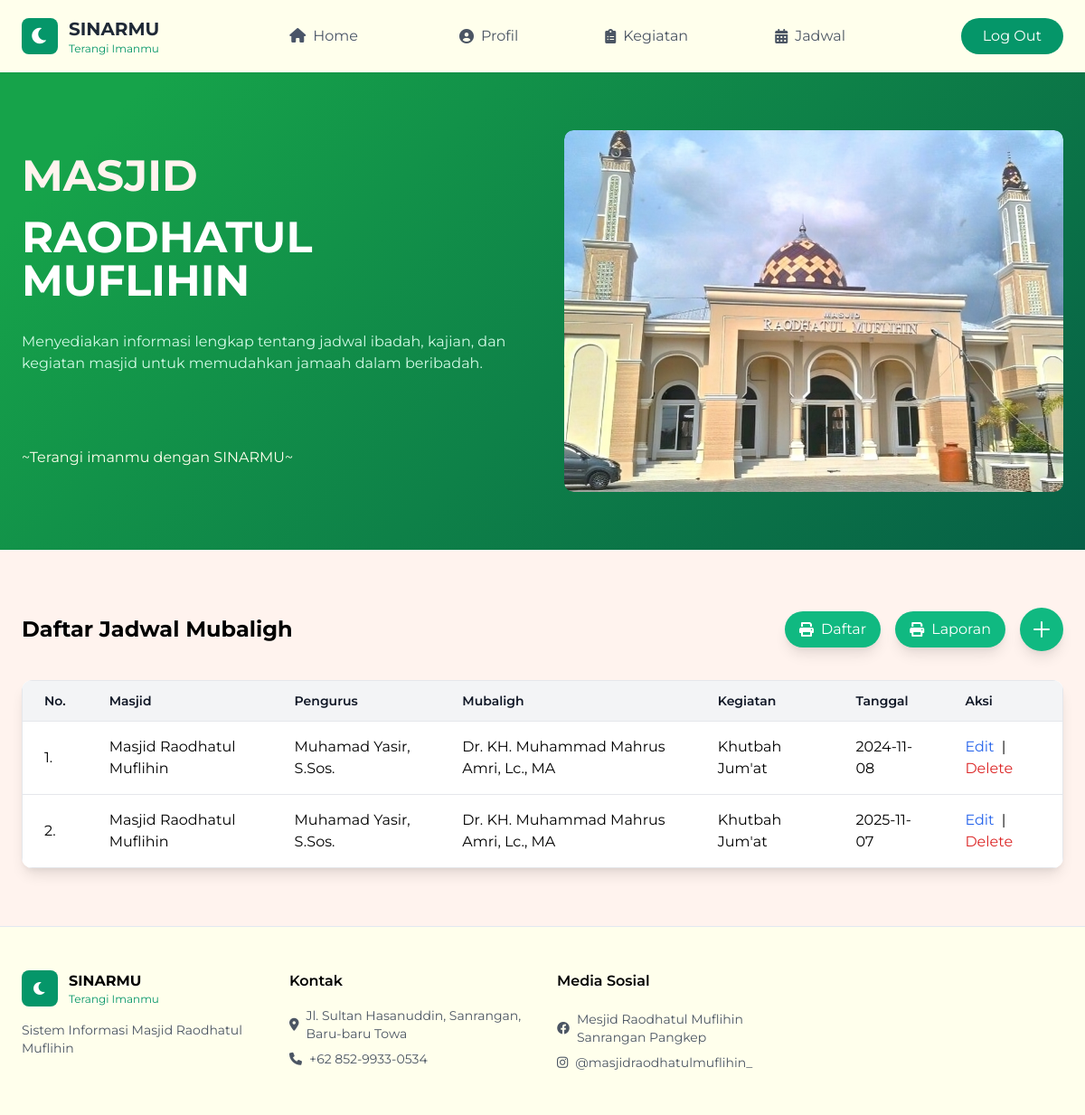
Screenshot of /jadwal_mubaligh.php (signed in) with the database file from the repository.
### tables this page shows
CREATE TABLE `jadwal` (
  `id_jadwal` int NOT NULL,
  `id_masjid` int NOT NULL,
  `id_pengurus` int DEFAULT NULL,
  `id_mubaligh` int DEFAULT NULL,
  `id_kegiatan` int NOT NULL,
  `kode_jadwal` varchar(100) NOT NULL,
  `created_at` timestamp NULL DEFAULT CURRENT_TIMESTAMP,
  `updated_at` timestamp NULL DEFAULT CURRENT_TIMESTAMP ON UPDATE CURRENT_TIMESTAMP
);

CREATE TABLE `masjid` (
  `id_masjid` int NOT NULL,
  `nama_masjid` varchar(100) NOT NULL,
  `alamat_masjid` varchar(200) NOT NULL,
  `tahun_berdiri` year NOT NULL,
  `created_at` timestamp NULL DEFAULT CURRENT_TIMESTAMP,
  `updated_at` timestamp NULL DEFAULT CURRENT_TIMESTAMP ON UPDATE CURRENT_TIMESTAMP
);

CREATE TABLE `pengurus` (
  `id_pengurus` int NOT NULL,
  `id_akun` int NOT NULL,
  `id_masjid` int NOT NULL,
  `nama_pengurus` varchar(100) NOT NULL,
  `jabatan_pengurus` varchar(100) NOT NULL,
  `alamat_pengurus` varchar(200) DEFAULT NULL,
  `no_telepon_pengurus` varchar(20) DEFAULT NULL,
  `created_at` timestamp NULL DEFAULT CURRENT_TIMESTAMP,
  `updated_at` timestamp NULL DEFAULT CURRENT_TIMESTAMP ON UPDATE CURRENT_TIMESTAMP
);

CREATE TABLE `mubaligh` (
  `id_mubaligh` int NOT NULL,
  `id_akun` int NOT NULL,
  `id_masjid` int NOT NULL,
  `nama_mubaligh` varchar(100) NOT NULL,
  `alamat_mubaligh` varchar(200) DEFAULT NULL,
  `no_telepon_mubaligh` varchar(20) DEFAULT NULL,
  `created_at` timestamp NULL DEFAULT CURRENT_TIMESTAMP,
  `updated_at` timestamp NULL DEFAULT CURRENT_TIMESTAMP ON UPDATE CURRENT_TIMESTAMP
);

CREATE TABLE `kegiatan` (
  `id_kegiatan` int NOT NULL,
  `id_masjid` int NOT NULL,
  `kode_kegiatan` varchar(100) NOT NULL,
  `nama_kegiatan` varchar(100) NOT NULL,
  `deskripsi_kegiatan` varchar(255) DEFAULT NULL,
  `tempat_kegiatan` varchar(200) DEFAULT NULL,
  `waktu_kegiatan` time NOT NULL,
  `tanggal_kegiatan` date NOT NULL,
  `created_at` timestamp NULL DEFAULT CURRENT_TIMESTAMP,
  `updated_at` timestamp NULL DEFAULT CURRENT_TIMESTAMP ON UPDATE CURRENT_TIMESTAMP
);

### jadwal_mubaligh.php (the view, shortened to what this page needs)
<?php
include 'koneksi.php';
$username = $_SESSION['username'];
$queryMubaligh = $conn->prepare("SELECT m.id_mubaligh FROM akun a
    INNER JOIN mubaligh m ON a.id_akun = m.id_akun
    WHERE a.username = ?");
$queryMubaligh->bind_param("s", $username);
$queryMubaligh->execute();
$resultMubaligh = $queryMubaligh->get_result();
if ($resultMubaligh->num_rows > 0) {
    $dataMubaligh = $resultMubaligh->fetch_assoc();
    $id_mubaligh = $dataMubaligh['id_mubaligh'];
} else {
    echo "<script>alert('Mubaligh tidak ditemukan! Silahkan lengkapi detail profil!'); window.location.href='edit_profil_mubaligh.php';</script>";
    exit;
}
if (!empty($query)) {
    $stmt = $conn->prepare("SELECT j.*, k.tanggal_kegiatan, m.nama_masjid, p.nama_pengurus, mu.nama_mubaligh, k.nama_kegiatan FROM jadwal j
        INNER JOIN masjid m ON j.id_masjid = m.id_masjid
        INNER JOIN pengurus p ON j.id_pengurus = p.id_pengurus
        INNER JOIN mubaligh mu ON j.id_mubaligh = mu.id_mubaligh
        INNER JOIN kegiatan k ON j.id_kegiatan = k.id_kegiatan
        WHERE mu.nama_mubaligh LIKE ? AND j.id_mubaligh = ?
        ORDER BY k.tanggal_kegiatan ASC
    ");
    $search = "%$query%";
    $stmt->bind_param("si", $search, $id_mubaligh);
} else {
    $stmt = $conn->prepare("SELECT j.*, k.tanggal_kegiatan, m.nama_masjid, p.nama_pengurus, mu.nama_mubaligh, k.nama_kegiatan
        FROM jadwal j
        INNER JOIN masjid m ON j.id_masjid = m.id_masjid
        INNER JOIN pengurus p ON j.id_pengurus = p.id_pengurus
        INNER JOIN mubaligh mu ON j.id_mubaligh = mu.id_mubaligh
        INNER JOIN kegiatan k ON j.id_kegiatan = k.id_kegiatan
        WHERE j.id_mubaligh = ?
        ORDER BY k.tanggal_kegiatan ASC
    ");
    $stmt->bind_param("i", $id_mubaligh);
}
$stmt->execute();
$result = $stmt->get_result();
$data_jadwal = $result->num_rows > 0 ? $result->fetch_all(MYSQLI_ASSOC) : [];
?>
<!DOCTYPE html>
<html lang="id">
<head>
    <link href="https://cdnjs.cloudflare.com/ajax/libs/tailwindcss/2.2.19/tailwind.min.css" rel="stylesheet">
    <link href="https://cdnjs.cloudflare.com/ajax/libs/font-awesome/6.0.0/css/all.min.css" rel="stylesheet">
</head>
<body>
    <nav class="background shadow-sm sticky top-0 z-50">
        <div class="max-w-7xl mx-auto px-6">
            <div class="flex justify-between h-20 items-center">
                <div class="flex items-center gap-3">
                    <div class="w-10 h-10 bg-green-600 rounded-lg flex items-center justify-center">
                        <i class="fas fa-moon text-white text-xl"></i>
                    </div>
                    <div>
                        <h1 class="font-bold text-xl text-gray-800">SINARMU</h1>
                        <p class="text-xs text-green-600">Terangi Imanmu</p>
                    </div>
                </div>
                <div class="hidden md:flex items-center space-x-20">
                    <div class="relative">
                        <div id="Home" class="flex items-center text-gray-600 hover:text-green-600 px-2 py-1 cursor-pointer">
                            <a href="home.php">
                                <i class="fas fa-home mr-2"></i>Home
                            </a>
                        </div>
                    </div>
                    <div class="relative">
                        <div id="Profil" class="flex items-center text-gray-600 hover:text-green-600 px-2 py-1 cursor-pointer">
                            <i class="fas fa-user-circle mr-2"></i>Profil
                        </div>
                    </div>
                    <div class="relative">
                        <div id="Activity" class="flex items-center text-gray-600 hover:text-green-600 px-2 py-1 cursor-pointer">
                            <i class="fas fa-clipboard-list mr-2"></i>Kegiatan
                        </div>
                    </div>
                    <div class="relative">
                        <div id="Schedule" class="flex items-center text-gray-600 hover:text-green-600 px-2 py-1 cursor-pointer">
                            <i class="fas fa-calendar-alt mr-2"></i>Jadwal
                        </div>
                    </div>
                </div>
                <div class="flex items-center gap-4">
                    <a href="logout.php" class="bg-green-600 text-white px-6 py-2 rounded-full hover:bg-green-700 transition">Log Out</a>
                </div>
            </div>
        </div>
    </nav>
    <section class="hero-gradient py-16 text-white">
        <div class="max-w-7xl mx-auto px-6">
            <div class="grid grid-cols-1 md:grid-cols-2 gap-12 items-center">
                <div>
                    <h1 class="text-5xl font-bold mb-5" style="color: #fff3ee">MASJID</h1>
                    <h1 class="text-5xl font-bold mb-8">RAODHATUL MUFLIHIN</h1>
                    <p class="text-green-100 mb-20">Menyediakan informasi lengkap tentang jadwal ibadah, kajian, dan kegiatan masjid untuk memudahkan jamaah dalam beribadah.</p>
                    <h3 class="text-green-50" style="color: #FFFFEC">~Terangi imanmu dengan SINARMU~</h3>
                </div>
                <div class="relative w-full h-94 overflow-hidden">
                    <div class="swiper-container">
                        <div class="swiper-wrapper">
                            <div class="swiper-slide"><img src="/sisfo-masjid/image/masjid1.png" alt="Gambar 1" class="rounded-lg shadow-lg"></div>
                        </div>
                    </div>
                </div>
            </div>
        </div>
    </section>
    <section class="card py-16">
        <div class="max-w-7xl mx-auto px-6">
            <div class="flex justify-between items-center mb-8">
                <h2 class="text-2xl font-bold">Daftar Jadwal Mubaligh</h2>
                    <div class="flex items-center gap-4">
                    <a href="cetak_jadwal_mubaligh.php" class="text-white bg-green-500 hover:bg-green-600 flex items-center gap-2 rounded-full py-2 px-4 shadow-lg" title="Cetak Daftar Jadwal Mubaligh">
                        <i class="fas fa-print"></i>
                        <span>Daftar</span>
                    </a>
                    <a href="laporan_jadwal_mubaligh.php" class="text-white bg-green-500 hover:bg-green-600 flex items-center gap-2 rounded-full py-2 px-4 shadow-lg" title="Cetak Laporan Jadwal Tahunan Mubaligh">
                        <i class="fas fa-print"></i>
                        <span>Laporan</span>
                    </a>
                    <a href="tambah_jadwal_mubaligh.php" class="text-white bg-green-500 hover:bg-green-600 rounded-full p-3 shadow-lg" title="Tambah Jadwal">
                        <svg xmlns="http://www.w3.org/2000/svg" class="h-6 w-6" fill="none" viewBox="0 0 24 24" stroke="currentColor">
                            <path stroke-linecap="round" stroke-linejoin="round" stroke-width="2" d="M12 4v16m8-8H4" />
                        </svg>
                    </a>
                </div>
            </div>
            <div class="bg-white rounded-xl shadow-lg overflow-hidden mt-4">
                <table class="min-w-full bg-white border border-gray-200">
                    <thead>
                        <tr>
                            <th class="py-3 px-6 bg-gray-100 font-semibold text-sm text-gray-900 border-b border-gray-200 text-left">No.</th>
                            <th class="py-3 px-6 bg-gray-100 font-semibold text-sm text-gray-900 border-b border-gray-200 text-left">Masjid</th>
                            <th class="py-3 px-6 bg-gray-100 font-semibold text-sm text-gray-900 border-b border-gray-200 text-left">Pengurus</th>
                            <th class="py-3 px-6 bg-gray-100 font-semibold text-sm text-gray-900 border-b border-gray-200 text-left">Mubaligh</th>
                            <th class="py-3 px-6 bg-gray-100 font-semibold text-sm text-gray-900 border-b border-gray-200 text-left">Kegiatan</th>
                            <th class="py-3 px-6 bg-gray-100 font-semibold text-sm text-gray-900 border-b border-gray-200 text-left">Tanggal</th>
                            <th class="py-3 px-6 bg-gray-100 font-semibold text-sm text-gray-900 border-b border-gray-200 text-left">Aksi</th>
                        </tr>
                    </thead>
                    <tbody>
                        <?php if (!empty($data_jadwal)): ?>
                            <?php foreach ($data_jadwal as $index => $jadwal): ?>
                                <tr class="hover:bg-gray-100">
                                    <td class="py-4 px-6 border-b border-gray-200"><?= $index + 1; ?>.</td>
                                    <td class="py-4 px-6 border-b border-gray-200"><?php echo htmlspecialchars($jadwal['nama_masjid'] ?? ''); ?></td>
                                    <td class="py-4 px-6 border-b border-gray-200"><?php echo htmlspecialchars($jadwal['nama_pengurus'] ?? ''); ?></td>
                                    <td class="py-4 px-6 border-b border-gray-200"><?php echo htmlspecialchars($jadwal['nama_mubaligh'] ?? ''); ?></td>
                                    <td class="py-4 px-6 border-b border-gray-200"><?php echo htmlspecialchars($jadwal['nama_kegiatan'] ?? ''); ?></td>
                                    <td class="py-4 px-6 border-b border-gray-200"><?php echo htmlspecialchars($jadwal['tanggal_kegiatan'] ?? ''); ?></td>
                                    <td class="py-4 px-6 border-b border-gray-200 text-left">
                                        <a href="edit_jadwal_mubaligh.php?id=<?php echo $jadwal['id_jadwal']; ?>" class="text-blue-600 hover:text-blue-800">Edit</a>
                                        <span class="mx-1">|</span>
                                        <a href="jadwal_mubaligh.php?id=<?php echo $jadwal['id_jadwal']; ?>&action=delete" class="text-red-600 hover:text-red-800" onclick="return confirm('Yakin ingin menghapus jadwal ini?');">Delete</a>
                                    </td>
                                </tr>
                            <?php endforeach; ?>
                        <?php endif; ?>
                    </tbody>
                </table>
        </div>
    </section>
    <footer class="background border-t">
            <div class="max-w-7xl mx-auto px-6 py-12">
                <div class="grid grid-cols-1 md:grid-cols-4 gap-8">
                    <div>
                        <div class="flex items-center gap-3 mb-4">
                            <div class="w-10 h-10 bg-green-600 rounded-lg flex items-center justify-center">
                                <i class="fas fa-moon text-white"></i>
                            </div>
                            <div>
                                <h4 class="font-bold">SINARMU</h4>
                                <p class="text-xs text-green-600">Terangi Imanmu</p>
                            </div>
                        </div>
                        <p class="text-gray-600 text-sm">Sistem Informasi Masjid Raodhatul Muflihin</p>
                    </div>
                    <div>
                        <h5 class="font-semibold mb-4">Kontak</h5>
                        <ul class="space-y-2 text-sm text-gray-600">
                            <li class="flex items-center gap-2">
                                <i class="fas fa-map-marker-alt"></i>
                                    <a href="https://www.google.co.id/maps/place/Masjid+Raodhatul+Muflihin/@-4.8570717,119.5683597,17z/data=!3m1!4b1!4m6!3m5!1s0x2dbe50384d5f9bdf:0x94d60c3d24cec5d!8m2!3d-4.8570717!4d119.5709346!16s%2Fg%2F11cjh_1107?entry=ttu&g_ep=EgoyMDI0MTAyNy4wIKXMDSoASAFQAw%3D%3D" class="hover:text-green-600">
                                        Jl. Sultan Hasanuddin, Sanrangan, Baru-baru Towa
                                    </a>
                            </li>
                            <li class="flex items-center gap-2">
                                <i class="fas fa-phone"></i>
                                    <a href="https://wa.me/6285299330534" class="hover:text-green-600">
                                        +62 852-9933-0534
                                    </a>
                            </li>
                        </ul>
                    </div>
                    <div>
                        <h5 class="font-semibold mb-5">Media Sosial</h5>
                        <ul class="space-y-2 text-sm text-gray-600">
                            <li class="flex items-center gap-2">
                                <i class="fab fa-facebook"></i>
                                    <a href="https://web.facebook.com/pages/Mesjid-Raodhatul-Muflihin-Sanrangan-Pangkep/2469976183028030" class="hover:text-green-600">
                                        Mesjid Raodhatul Muflihin Sanrangan Pangkep
                                    </a>
                            </li>
                            <li class="flex items-center gap-2">
                                <i class="fab fa-instagram"></i>
                                    <a href="https://www.instagram.com/masjidraodhatulmuflihin_/" class="hover:text-green-600">
                                        @masjidraodhatulmuflihin_
                                    </a>
                            </li>
                        </ul>
                    </div>
                </div>
            </div>
    </footer>
</body>
</html>

### jadwal_mubaligh.php (style rules this page uses)
body { font-family: 'Montserrat', sans-serif; background-color: #fff3ee; }
.hero-gradient { background: linear-gradient(135deg, #16a34a 10%, #065f46 100%); }
.card { background: #fff3ee; }
nav { background: #FFFFEC; position: sticky; top: 0; z-index: 50; }
nav a { color: #4a5568; padding: 0.5rem 1rem; border-radius: 0.5rem; }
footer { background-color: #FFFFEC; border-top: 1px solid #e2e8f0; }
.swiper-container { width: 100%; height: 400px; position: relative; overflow: hidden; border-radius: 10px; }
.swiper-wrapper { display: flex; transition: transform 0.5s ease-in-out; }
.swiper-slide { display: flex; justify-content: center; align-items: center; opacity: 0; transition: opacity 0.5s ease-in-out; position: absolute; width: 100%; height: 100%; border-radius: 10px; overflow: hidden; box-shadow: 0 4px 15px rgba(0, 0, 0, 0.2); }
.swiper-slide-active { opacity: 1; }

### rows the page displays
jadwal: id_masjid.nama_masjid "Masjid Raodhatul Muflihin", id_pengurus.nama_pengurus "Muhamad Yasir, S.Sos.", id_mubaligh.nama_mubaligh "Dr. KH. Muhammad Mahrus Amri, Lc., MA", id_kegiatan.nama_kegiatan "Khutbah Jum'at", id_kegiatan.tanggal_kegiatan "2024-11-08"
jadwal: id_masjid.nama_masjid "Masjid Raodhatul Muflihin", id_pengurus.nama_pengurus "Muhamad Yasir, S.Sos.", id_mubaligh.nama_mubaligh "Dr. KH. Muhammad Mahrus Amri, Lc., MA", id_kegiatan.nama_kegiatan "Khutbah Jum'at", id_kegiatan.tanggal_kegiatan "2025-11-07"
